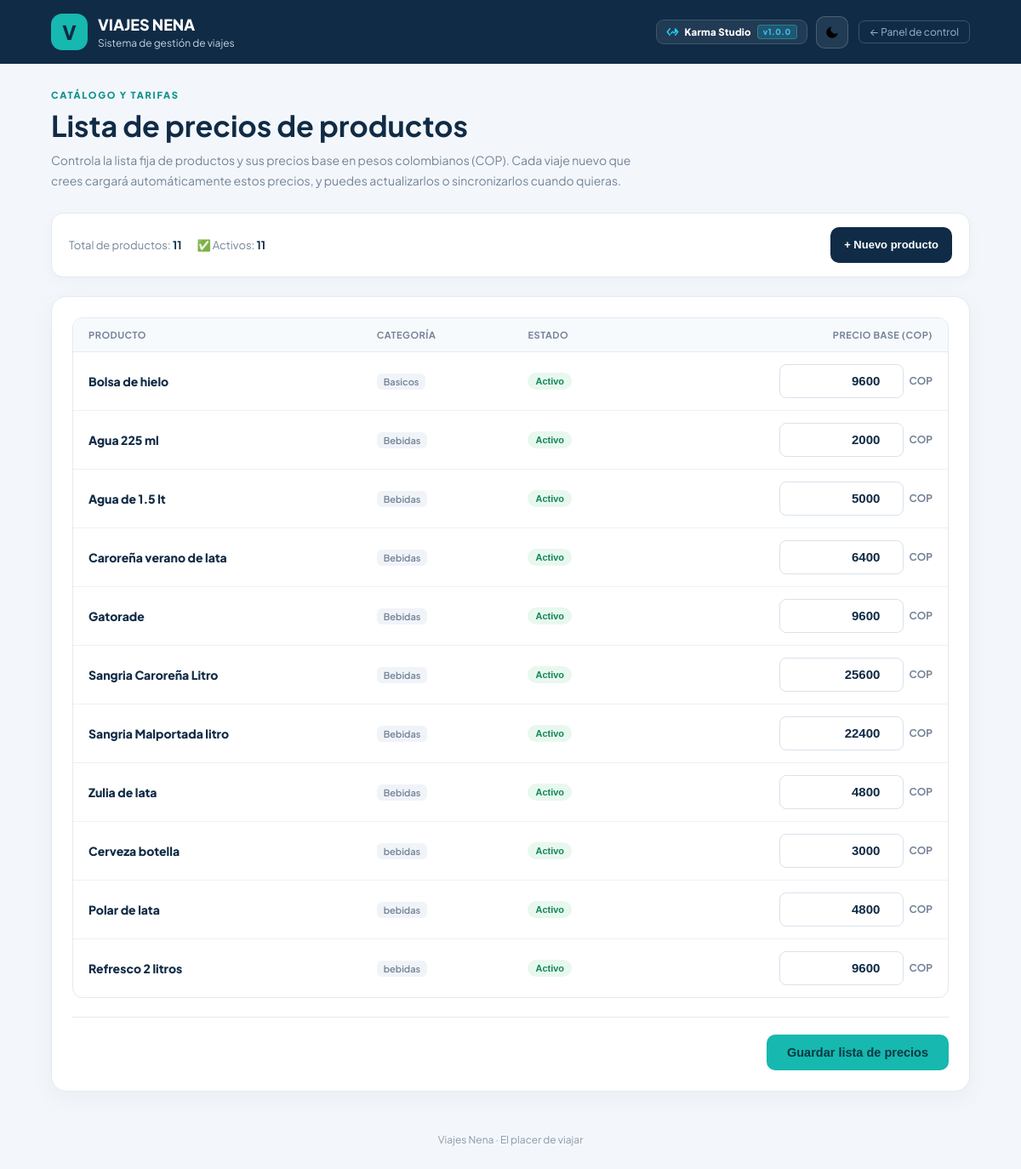
The page /precios/ (signed in) on the database its author committed.
### core/models.py (models this page shows, shortened)
class Producto(models.Model):
    nombre = models.CharField(max_length=100)
    categoria = models.CharField(max_length=100, blank=True)
    precio_base = models.DecimalField(
        max_digits=12,
        decimal_places=2,
        default=Decimal("0.00"),
        help_text="Precio base en COP predeterminado para los viajes."
    )
    activo = models.BooleanField(default=True)

### core/views.py (the view, shortened to what this page needs)
@login_required
@admin_requerido
def gestion_precios(request):
    viaje_activo = (
        Viaje.objects
        .filter(estado="ACTIVO")
        .order_by("-fecha_inicio")
        .first()
    )
    productos = list(Producto.objects.all().order_by("categoria", "nombre"))
    precios_viaje = {}
    if viaje_activo:
        precios_viaje = {
            pp.producto_id: pp.precio
            for pp in PrecioProducto.objects.filter(viaje=viaje_activo)
        }
    productos_data = [
        {
            "producto": prod,
            "precio_base": prod.precio_base,
            "precio_viaje": precios_viaje.get(prod.id),
        }
        for prod in productos
    ]
    return render(
        request,
        "core/gestion_precios.html",
        {
            "viaje_activo": viaje_activo,
            "productos_data": productos_data,
            "total_productos": len(productos),
            "total_activos": sum(1 for p in productos if p.activo),
        },
    )

### core/context_processors.py (called while the page is built)
def roles_context(request):
    if not hasattr(request, "user") or not request.user.is_authenticated:
        return {
            "es_admin": False,
            "user_rol": None,
            "user_rol_display": "Invitado",
        }
    es_adm = es_admin(request.user)
    rol = obtener_rol_usuario(request.user)
    rol_display = "Administrador" if es_adm else "Vendedor"
    return {
        "es_admin": es_adm,
        "user_rol": rol,
        "user_rol_display": rol_display,
    }

### core/permisos.py (called while the page is built, shortened)
def es_admin(user):
    if not user or not user.is_authenticated:
        return False
    if user.is_superuser:
        return True
    perfil = getattr(user, "perfil", None)
    return bool(perfil and perfil.rol == "ADMIN")

def obtener_rol_usuario(user):
    if not user or not user.is_authenticated:
        return None
    if user.is_superuser:
        return "ADMIN"
    perfil = getattr(user, "perfil", None)
    if perfil:
        return perfil.rol
    return "ADMIN" if user.is_staff else "VENDEDOR"

def admin_requerido(vista):
    @wraps(vista)
    def wrapper(request, *args, **kwargs):
        return vista(request, *args, **kwargs)
    return wrapper

### core/templates/core/gestion_precios.html (shortened to what this page needs)
{% load moneda_tags %}
<!DOCTYPE html>
<html lang="es">
<head>
</head>
<body>
<header class="topbar">
    <div class="brand">
        <div class="brand-icon">V</div>
        <div>
            <div class="brand-name">VIAJES NENA</div>
            <div class="brand-subtitle">Sistema de gestión de viajes</div>
        </div>
    </div>
    <div class="top-right" style="display:flex;align-items:center;gap:12px;">
{% include "core/includes/dark_mode_toggle.html" %}
        <a href="{% url 'home' %}" class="back-link">← Panel de control</a>
    </div>
</header>
<main class="container">
    <section class="page-heading">
        <div class="eyebrow">Catálogo y tarifas</div>
        <h1>Lista de precios de productos</h1>
        <p class="page-description">
            Controla la lista fija de productos y sus precios base en pesos colombianos (COP).
            Cada viaje nuevo que crees cargará automáticamente estos precios, y puedes actualizarlos o sincronizarlos cuando quieras.
        </p>
    </section>
    <div class="toolbar">
        <div class="toolbar-stats">
            <span>Total de productos: <strong>{{ total_productos }}</strong></span>
            <span>✅ Activos: <strong>{{ total_activos }}</strong></span>
        </div>
        <div class="toolbar-actions">
            <button type="button" class="btn btn-secondary" onclick="abrirModalNuevo()">
                + Nuevo producto
            </button>
        </div>
    </div>
    <div class="card">
        <form method="post">
            <div class="table-wrap">
                <table class="prices-table">
                    <thead>
                        <tr>
                            <th>Producto</th>
                            <th>Categoría</th>
                            <th>Estado</th>
                            <th style="text-align: right;">Precio base (COP)</th>
                        </tr>
                    </thead>
                    <tbody>
                        {% for item in productos_data %}
                            <tr>
                                <td>
                                    <span class="prod-name">{{ item.producto.nombre }}</span>
                                </td>
                                <td>
                                    <span class="prod-cat">{{ item.producto.categoria|default:"Bebidas" }}</span>
                                </td>
                                <td>
                                    <button type="button"
                                            class="badge-status {% if item.producto.activo %}active{% else %}inactive{% endif %}"
                                            onclick="toggleActivo('{{ item.producto.id }}')"
                                            title="Clic para cambiar estado">
                                        {% if item.producto.activo %}Activo{% else %}Inactivo{% endif %}
                                    </button>
                                </td>
                                <td>
                                    <div class="price-input-wrapper" style="margin-left: auto;">
                                        <input type="number"
                                               name="precio_{{ item.producto.id }}"
                                               value="{{ item.precio_base|floatformat:0 }}"
                                               step="100"
                                               min="0"
                                               required>
                                        <span class="currency-label">COP</span>
                                    </div>
                                </td>
                            </tr>
                        {% endfor %}
                    </tbody>
                </table>
            </div>
            <div class="bottom-actions">
                <button type="submit" class="btn btn-primary" style="padding: 12px 24px; font-size: 14.5px;">
                    Guardar lista de precios
                </button>
            </div>
        </form>
    </div>
    <footer class="footer">Viajes Nena · El placer de viajar</footer>
</main>
</body>
</html>

### core/templates/core/includes/dark_mode_toggle.html (shortened to what this page needs)
<div class="topbar-karma-group" style="display:inline-flex;align-items:center;gap:10px;">
    <div class="karma-topbar-badge" title="Desarrollado por Karma Studio — Programación y Marketing Digital">
        <svg class="karma-icon" viewBox="0 0 24 24" aria-hidden="true">
            <polyline points="7 6 2 12 7 18"/>
            <polyline points="17 6 22 12 17 18"/>
            <path d="M9 15l3-3.5 3 2.5 4-5"/>
            <path d="M16 9h3v3"/>
        </svg>
        <span class="karma-name">Karma Studio</span>
        <span class="karma-v-tag">v1.0.0</span>
    </div>
    <button type="button" class="btn-theme-toggle" id="themeToggleBtn" title="Cambiar tema (Claro / Oscuro)" aria-label="Cambiar tema">
        <svg class="svg-icon theme-icon-moon" id="iconMoon" style="width:18px;height:18px;" viewBox="0 0 24 24"><path d="M21 12.79A9 9 0 1 1 11.21 3 7 7 0 0 0 21 12.79z"/></svg>
    </button>
</div>

### core/templates/core/gestion_precios.html (style rules this page uses)
:root { --font-main: "Plus Jakarta Sans", system-ui, -apple-system, sans-serif; --navy: #102b46; --turquoise: #16b8b0; --turquoise-light: #e7f9f7; --background: #f3f7fb; --white: #ffffff; --text: #24364b; --muted: #748397; --border: #e2eaf1; --success: #14865b; --danger: #bd4141; --orange: #e58b12; }
* { box-sizing: border-box; }
body { margin: 0; background: var(--background); color: var(--text); font-family: var(--font-main); -webkit-font-smoothing: antialiased; font-size: 14px; }
.topbar { background: var(--navy); color: white; padding: 16px 5%; display: flex; justify-content: space-between; align-items: center; gap: 15px; }
.brand { display: flex; align-items: center; gap: 12px; }
.brand-icon { width: 43px; height: 43px; border-radius: 13px; display: grid; place-items: center; background: var(--turquoise); color: var(--navy); font-size: 23px; font-weight: 800; }
.brand-name { font-size: 18px; font-weight: 750; }
.brand-subtitle { margin-top: 3px; color: #c5d5e4; font-size: 12px; }
.top-right { display: flex; align-items: center; gap: 16px; color: #d4e3ef; font-size: 13px; }
.back-link { color: #a0b8cf; text-decoration: none; font-size: 12px; padding: 5px 12px; border: 1px solid #3a556e; border-radius: 7px; transition: background .2s, color .2s; }
.container { width: min(1080px, 92%); margin: 30px auto 55px; }
.page-heading { margin-bottom: 25px; }
.eyebrow { color: #0b918c; font-size: 11px; font-weight: 800; text-transform: uppercase; letter-spacing: 1.7px; }
h1 { color: var(--navy); font-size: clamp(26px, 4vw, 34px); margin: 8px 0; }
.page-description { color: var(--muted); line-height: 1.7; margin: 0; max-width: 700px; }
.toolbar { display: flex; justify-content: space-between; align-items: center; flex-wrap: wrap; gap: 14px; margin-bottom: 22px; padding: 16px 20px; background: var(--white); border: 1px solid var(--border); border-radius: 14px; box-shadow: 0 4px 16px rgba(16, 43, 70, .03); }
.toolbar-stats { display: flex; align-items: center; gap: 18px; font-size: 13px; color: var(--muted); }
.toolbar-stats strong { color: var(--navy); }
.toolbar-actions { display: flex; align-items: center; gap: 10px; flex-wrap: wrap; }
.btn { display: inline-flex; align-items: center; justify-content: center; gap: 7px; min-height: 42px; padding: 0 16px; border-radius: 10px; font-size: 13px; font-weight: 750; cursor: pointer; text-decoration: none; transition: all .15s ease; border: 0; }
.btn-primary { background: var(--turquoise); color: #073a43; }
.btn-secondary { background: var(--navy); color: white; }
.card { background: var(--white); border: 1px solid var(--border); border-radius: 18px; padding: 24px; margin-bottom: 24px; box-shadow: 0 8px 28px rgba(16, 43, 70, .045); }
.table-wrap { overflow-x: auto; border-radius: 12px; border: 1px solid var(--border); }
.prices-table { width: 100%; border-collapse: collapse; text-align: left; min-width: 600px; }
.prices-table th { background: #f7fafc; color: var(--muted); font-size: 11px; text-transform: uppercase; letter-spacing: .5px; padding: 13px 18px; border-bottom: 1px solid var(--border); }
.prices-table td { padding: 14px 18px; border-bottom: 1px solid #edf1f5; vertical-align: middle; }
.prices-table tr:last-child td { border-bottom: 0; }
.prod-name { font-weight: 750; color: var(--navy); font-size: 14px; }
.prod-cat { display: inline-block; padding: 3px 8px; border-radius: 6px; background: #f0f4f8; color: var(--muted); font-size: 11px; font-weight: 600; }
.price-input-wrapper { display: flex; align-items: center; gap: 6px; max-width: 180px; }
.price-input-wrapper input { width: 100%; min-height: 40px; padding: 8px 12px; border: 1px solid #d8e2ec; border-radius: 8px; font-size: 15px; font-weight: 750; color: var(--navy); text-align: right; outline: none; transition: border-color .2s; }
.currency-label { font-size: 12px; font-weight: 700; color: var(--muted); }
.badge-status { display: inline-flex; align-items: center; padding: 4px 9px; border-radius: 20px; font-size: 11px; font-weight: 750; border: 0; cursor: pointer; }
.badge-status.active { background: #e8f8ef; color: var(--success); }
.bottom-actions { display: flex; justify-content: space-between; align-items: center; flex-wrap: wrap; gap: 14px; margin-top: 22px; padding-top: 20px; border-top: 1px solid var(--border); }
.footer { text-align: center; color: #8a98a8; font-size: 12px; padding: 25px 0; }

### rows shown on the page
Producto: producto.nombre "Bolsa de hielo", producto.categoria "Basicos", activo "Activo", precio_base "9600"
Producto: producto.nombre "Agua 225 ml", producto.categoria "Bebidas", activo "Activo", precio_base "2000"
Producto: producto.nombre "Agua de 1.5 lt", producto.categoria "Bebidas", activo "Activo", precio_base "5000"
Producto: producto.nombre "Caroreña verano de lata", producto.categoria "Bebidas", activo "Activo", precio_base "6400"
Producto: producto.nombre "Gatorade", producto.categoria "Bebidas", activo "Activo", precio_base "9600"
Producto: producto.nombre "Sangria Caroreña Litro", producto.categoria "Bebidas", activo "Activo", precio_base "25600"
Producto: producto.nombre "Sangria Malportada litro", producto.categoria "Bebidas", activo "Activo", precio_base "22400"
Producto: producto.nombre "Zulia de lata", producto.categoria "Bebidas", activo "Activo", precio_base "4800"
Producto: producto.nombre "Cerveza botella", producto.categoria "bebidas", activo "Activo", precio_base "3000"
Producto: producto.nombre "Polar de lata", producto.categoria "bebidas", activo "Activo", precio_base "4800"
Producto: producto.nombre "Refresco 2 litros", producto.categoria "bebidas", activo "Activo", precio_base "9600"

### other values the page prints
{{ total_productos }} "11"
{{ total_activos }} "11"
